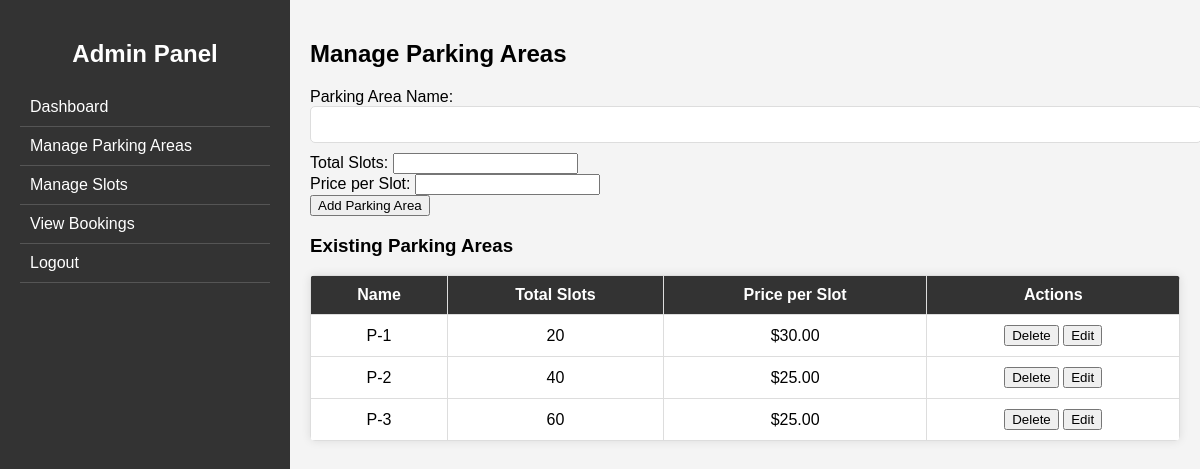
The page /manage_parking_areas/ on the database its author committed.
### parking_app/models.py (models this page shows)
class ParkingArea(models.Model):
    name = models.CharField(max_length=100)
    total_slots = models.IntegerField()
    price_per_slot = models.DecimalField(max_digits=6, decimal_places=2)
    is_active = models.BooleanField(default=True)
    def __str__(self):
        return self.name

### parking_app/views.py (the view)
# urls.py: path('manage_parking_areas/', views.manage_parking_areas, name='manage_parking_areas'),
def manage_parking_areas(request):
    parking_areas = ParkingArea.objects.all()  # Fetch all parking areas
    print(parking_areas)  # Debugging step to check if data is being fetched
    return render(request, 'manage_parking_areas.html', {'parking_areas': parking_areas})

### parking_app/templates/manage_parking_areas.html (shortened to what this page needs)
{% load static %}
<!DOCTYPE html>
<html lang="en">
<head>
    <link rel="stylesheet" type="text/css" href="{% static 'css/admin_dashboard.css' %}">
</head>
<body>
    <div class="sidebar">
        <h2>Admin Panel</h2>
        <ul>
            <li><a href="{% url 'admin_dashboard' %}">Dashboard</a></li>
            <li><a href="{% url 'manage_parking_areas' %}">Manage Parking Areas</a></li>
            <li><a href="{% url 'manage_slots' %}">Manage Slots</a></li>
            <li><a href="{% url 'view_bookings' %}">View Bookings</a></li>
            <li><a href="{% url 'logout' %}" class="logout-btn">Logout</a></li>
        </ul>
    </div>
    <div class="main-content">
        <h2>Manage Parking Areas</h2>
        <form method="post" action="{% url 'add_parking_area' %}">
            <label for="name">Parking Area Name:</label>
            <input type="text" name="name" required>
            <label for="total_slots">Total Slots:</label>
            <input type="number" name="total_slots" required>
            <br>
            <label for="price_per_slot">Price per Slot:</label>
            <input type="number" step="0.01" name="price_per_slot" required>
            <br>
            <button type="submit">Add Parking Area</button>
        </form>
        <h3>Existing Parking Areas</h3>
        <table>
            <tr>
                <th>Name</th>
                <th>Total Slots</th>
                <th>Price per Slot</th>
                <th>Actions</th>
            </tr>
            {% for area in parking_areas %}
            <tr>
                <td>{{ area.name }}</td>
                <td>{{ area.total_slots }}</td>
                <td>${{ area.price_per_slot }}</td>
                <td>
                    <form method="POST" action="{% url 'delete_parking_area' area.id %}" style="display:inline;">
                        <button type="submit" class="delete-btn">Delete</button>
                    </form>
                    <button onclick="openEditModal('{{ area.id }}', '{{ area.name }}', '{{ area.total_slots }}', '{{ area.price_per_slot }}')">Edit</button>
                </td>
            </tr>
            {% empty %}
            <tr><td colspan="4">No parking areas found.</td></tr>
            {% endfor %}
        </table>
    </div>
</body>
</html>

### parking_app/static/css/admin_dashboard.css (style rules this page uses)
body { font-family: Arial, sans-serif; margin: 0; padding: 0; display: flex; background-color: #f4f4f4; }
.sidebar { width: 250px; background-color: #333; color: white; height: 100vh; padding: 20px; }
.sidebar h2 { text-align: center; margin-bottom: 20px; }
.sidebar ul { list-style: none; padding: 0; }
.sidebar ul li { padding: 10px; border-bottom: 1px solid #555; }
.sidebar ul li a { color: white; text-decoration: none; display: block; }
.main-content { flex: 1; padding: 20px; }
h2 { margin-bottom: 20px; }
table { width: 100%; border-collapse: collapse; background: white; border-radius: 5px; overflow: hidden; box-shadow: 0 0 10px rgba(0, 0, 0, 0.1); }
th, td { padding: 10px; border: 1px solid #ddd; text-align: center; }
th { background-color: #333; color: white; }
input[type="text"] { width: 100%; padding: 10px; margin-bottom: 10px; border-radius: 5px; border: 1px solid #ddd; }

### rows shown on the page
ParkingArea: name "P-1", total_slots "20", price_per_slot "30.00"
ParkingArea: name "P-2", total_slots "40", price_per_slot "25.00"
ParkingArea: name "P-3", total_slots "60", price_per_slot "25.00"
